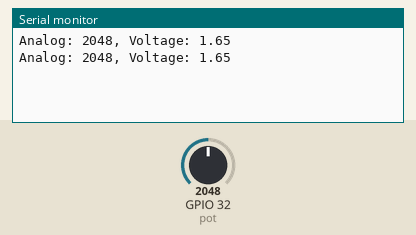
Simulated run of this sketch. Board: ESP32. Shown: the last lines printed to the serial monitor. Inputs (shaded band) come from the test bench; at power-on: GPIO 32 (pot) = 2048.

Above: at 1.8 s.
1.9 s: GPIO 32 (pot) set to 2866
At 2.8 s:
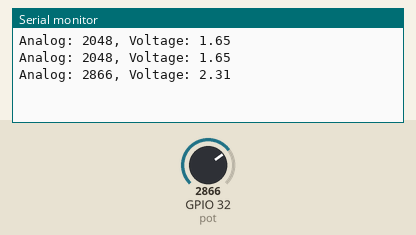
3.4 s: GPIO 32 (pot) set to 3603
At 4.8 s:
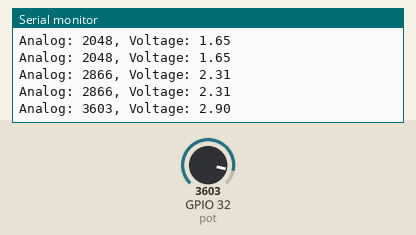
Timing chart, 0 to 6.4 s (numbered marks = the images above; inputs shaded):
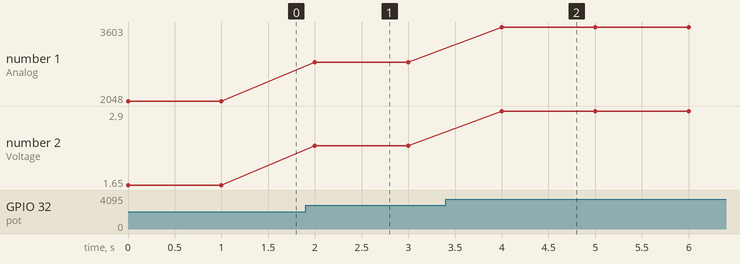

Measured:
- after the input at 1.9 s, the serial monitor: prints a new line after 0.10 s (image 1)
- after the input at 3.4 s, the serial monitor: prints a new line after 0.60 s (image 2)
- plotted number 1: 2048 → 2866 after the input at 1.9 s, 2866 → 3603 after the input at 3.4 s
- plotted number 2: 1.65 → 2.31 after the input at 1.9 s, 2.31 → 2.9 after the input at 3.4 s

The sketch:

esp32_potensionmeter.ino
```cpp
//untuk jalankan potensiometer
/*
 * untuk menjalan program ini saya menggunakan wokmi.com untuk mempermudah simulasi
 * dan software arduino untuk membantu simpan file sebagai file .ino
 */
const int pot = 32;   // Pin potensiometer
float floatMap(float x, float in_min, float in_max, float out_min, float out_max) {
  return (x - in_min) * (out_max - out_min) / (in_max - in_min) + out_min;
}

void setup() {
  Serial.begin(9600);
}
void loop() {
  int analogValue = analogRead(pot);
  float voltage = floatMap(analogValue, 0, 4095, 0, 3.3);
  // Tampilan nilai
  Serial.print("Analog: ");
  Serial.print(analogValue); //tampilkan nilai analog
  Serial.print(", Voltage: ");
  Serial.println(voltage); //tampilkan nilai volt
  delay(1000);
}
```
